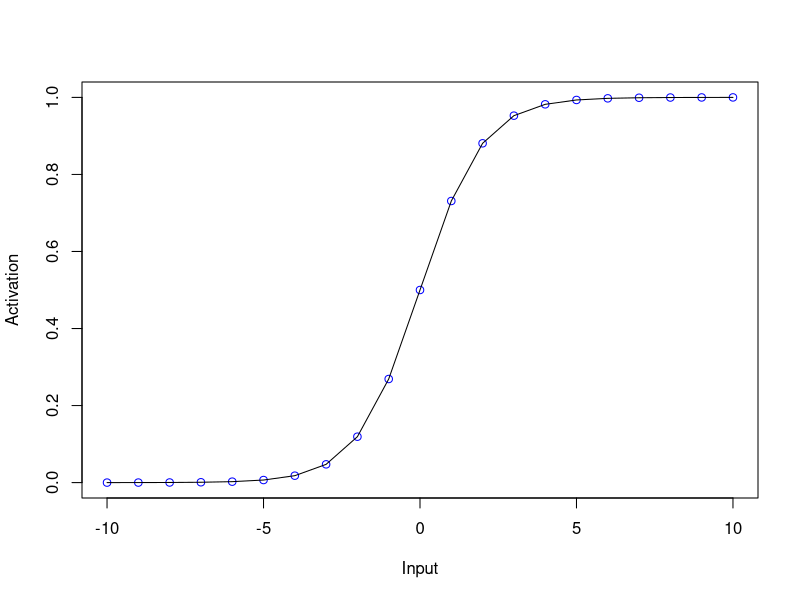

This chart was generated by the following R code: (Note: this script raises an error after producing the figure.)
#source('load-mnist-data.R') # run this once, and then comment out to save processing time.

n.inputs <- 784 # The input images are 28x28, for a total of 784 pixels
n.hidden <- 30 # Number of hidden layer nodes. You can adjust this parameter once you get the network working.
n.output <- 10 # Number of output nodes. Needs to be 10. This is coarse coding the category--each node corresponds to a digit (0-9).
learning.rate <- 0.2 # Learning rate parameter for backprop. You can adjust this.

# The full data set has 60,000 training examples and 10,000 test examples. Running the network on all of these
# can take several minutes at a minimum. To speed up development and testing, we'll randomly sample a subset
# of the training and testing examples for each epoch. We'll draw the sample from the full set of examples for 
# each epoch to avoid overfitting the network to a particular set of training examples.

epoch.train.size <- 100 # randomly sample this many training examples (max = 60,000)
epoch.test.size <- 50 # randomly sample this many test examples (max=10,000)

# This is the sigmoid activation function.
sigmoid.activation <- function(x){
  return(1 / (1+exp(-x)))
}

# Add some code to visualize the sigmoid activation function from x=-10 to x=10.
plot(-10:10, sigmoid.activation(-10:10), col="blue", xlab="Input", ylab="Activation")
lines(-10:10, sigmoid.activation(-10:10), type='l')


# Initializing the matrices to hold the connection weights.
# We'll create one matrix for the weights from the input to hidden layer, and another for the weights from the 
# hidden to output layer. (You could write more effecient code by merging these into the same variable, but
# this approach makes it a little bit easier to understand what is happening in the code).
# The weights are initialized to random numbers drawn from a normal distribution with mean=0 & sd=0.1.
input.to.hidden.weights  <- matrix(rnorm(n.inputs*n.hidden,mean=0,sd=0.1), nrow=n.inputs, ncol=n.hidden)
hidden.to.output.weights <- matrix(rnorm(n.hidden*n.output,mean=0,sd=0.1), nrow=n.hidden, ncol=n.output)

# Write the forward pass function for the network.
# The input parameter will be a vector that is n.inputs long.
# You should first calculate the activation of the hidden layer, and then calculate the activation
# of the output layer. We're going to need both sets of activations in the backprop method, so I've
# written the return() statement to return both hidden.layer and output.layer activations. Your
# job is to create the hidden.layer and output.layer variables in the appropriate way.
# Don't forget to use the sigmoid.activation function created above.
forward.pass <- function(input, input.to.hidden.weights, hidden.to.output.weights){
  hidden.layer.activation <- vector("numeric", length = n.hidden)
  for (j in 1:ncol(input.to.hidden.weights)){ # for j in 1:n.hidden
    hidden.layer.activation[j] = sigmoid.activation(sum(input.to.hidden.weights[,j]*input))
  }
  
  output.layer.activation <- vector("numeric", length = n.output)
  for (j in 1:ncol(hidden.to.output.weights)){ # for j in 1:n.output
    output.layer.activation[j] = sigmoid.activation(sum(hidden.to.output.weights[,j]*hidden.layer.activation))
  }
  return(list(hidden=hidden.layer.activation, output=output.layer.activation))
}

test1 = forward.pass(trainData[1,], input.to.hidden.weights, hidden.to.output.weights)

# Now we can write the backward pass, or the backprop function.
# The input will be a vector that is n.inputs long
# The output will be a vector that is n.output long
# Backprop is very similar to the delta rule, with a few modifications. In fact, the delta rule is 
# a special case of backprop. As a reminder, this is the Delta rule:
# change.in.weight.from.i.to.j = learning.rate * error.in.j * activation.of.i
# One piece of the delta rule that is commonly left out, and we did this in our example in class, is the 
# derivative of the activation function of node j. We left this out because we used the activation
# function output = x, so the derivative is 1 (The derivative describes the rate of change of output as 
# x changes. When output = x, a change of 1 in x will cause a corresponding change of 1 in output).
# However, now we are using the sigmoid activation function, so we need to include this derivative term again.
# The full delta rule is therefore:
# change.in.weight.from.i.to.j = learning.rate * error.in.j * derivative.of.activation.funtion.for.j.at.current.activation.level * activation.of.i
# This equation will describe all of the weight updates that we do in backprop. The only missing piece is how to get the error
# terms for the hidden layer units. We know the error for the output, but need to back-propogate this error to the hidden layer.
# I'll describe how this works below.

backprop(input, target, input.to.hidden.weights, hidden.to.output.weights)

backprop <- function(input, target, input.to.hidden.weights, hidden.to.output.weights){
  
  # Step 1. Because we are going to modify the weights in stages, we need to create
  # copies of the weights so that we don't overwrite the original weights before we are
  # done with them. Really, all we need are matrices of the right size to hold the delta
  # (change in) weights, but we can get a matrix of the right size by copying the weight
  # matrices. We'll overwrite all the values before we are done.
  delta.hidden.to.output.weights <- hidden.to.output.weights
  delta.input.to.hidden.weights <- input.to.hidden.weights
  
  # Step 2. Calculate the forward pass on the network. This gets us the activity of the
  # hidden and output layers for a particular set of inputs.
  activations <- forward.pass(input, input.to.hidden.weights, hidden.to.output.weights)
  output.activation <- activations$output
  hidden.activation <- activations$hidden
  
  # Step 3. Find the error on the output units. Just subtract the actual output from the desired output.
  output.error <- target - output.activation
  
  # Step 4. We need to multiply the error for a node (an element in the output.error vector)
  # by the derivative of the activation function for the node. The activation function is the
  # sigmoid function: z = 1 / (1 + exp(-x)). The derivative of this function is z * (1 - z).
  # Calculate a "weighted" error in two steps:
  # 1) Find the derivative (slope) for each output node at the level of activation of that node.
  # 2) Multiple this by the node's error to get the weighted error.
  output.slope <- sapply(output.error, function(x){return(x * (1-x))})
  output.weighted.error <- output.slope*output.error
  
  # Step 5. Find the change in the hidden to output weights by applying the delta rule, using the
  # weighted error instead of the error.
  for(o in 1:n.output){
    delta.hidden.to.output.weights[,o] <- learning.rate * output.weighted.error[o] * hidden.activation[o]
  }
  
  # Step 6. Now we need to "backpropogate" the error from the output nodes to the hidden nodes,
  # so that we can apply the delta rule to the hidden nodes. How much error should we assign to
  # each hidden node? It turns out that the right way to do this is to multiply the error by the
  # connection weight for each node. Each weight will have some error associated with it, and then
  # we sum up all the errors for each hidden node. This makes some intuitive sense. If a hidden node
  # is strongly connected to an output node, then it contributed a lot to the error of that node. If
  # a hidden node has almost no connection (weight near 0), then it contributed very little to the
  # error of the node.
  hidden.error <- 0
  for (j in 1:n.hidden){ # for j in 1:n.hidden
    hidden.error[j] = sum(output.error*hidden.to.output.weights[j,])
  }

  
  # Step 7. Just like the output layer, we need to calculate the weighted error for the hidden nodes.
  hidden.slope <- sapply(hidden.error, function(x){return(x * (1-x))})
  hidden.weighted.error <- hidden.slope*hidden.error
  
  # Step 8. Apply the delta rule using the weighted errors.
  for(h in 1:n.hidden){
    delta.input.to.hidden.weights[,h] <- learning.rate * hidden.weighted.error[h] * input[h]
  }

  
  # Step 9. Change the actual weights by the delta amount.
  return(list(
    hidden.to.output.weights=hidden.to.output.weights + delta.hidden.to.output.weights,
    input.to.hidden.weights=input.to.hidden.weights + delta.input.to.hidden.weights
  ))
  
}

# This function takes an input vector and calculates the error of the output
# We can use this to track the progress of the network over time.
test.pattern <- function(input, target, input.to.hidden.weights, hidden.to.output.weights){
  activation <- forward.pass(input, input.to.hidden.weights, hidden.to.output.weights)
  rmse <- sqrt(mean((target-activation$output)^2))
  return(rmse)
}

# Write a function that returns TRUE if the node with the largest activation on the output layer
# is the same as the single node in the target vector that is equal to 1. Otherwise, it returns
# FALSE. This function represents the best guess of the network. We will use it to interpret the
# output of the network as an identification of the digit.
classification.correct <- function(input, target, input.to.hidden.weights, hidden.to.output.weights){
  result = FALSE
  activations <- forward.pass(input, input.to.hidden.weights, hidden.to.output.weights)
  output.activation <- activations$output
  if(which(max(output.activation)== output.activation) == which(target == 1)){
    result = TRUE
  }
  return(result)
}

# This function runs a single epoch, based on the epoch.train.size and epoch.test.size parameters
# at the top of this file.
epoch <- function(input.to.hidden.weights, hidden.to.output.weights){
  for(t in sample(60000, epoch.train.size)){
    weights <- backprop(trainData[t,], trainLabels[t,], input.to.hidden.weights, hidden.to.output.weights)
    input.to.hidden.weights <- weights$input.to.hidden.weights
    hidden.to.output.weights <- weights$hidden.to.output.weights
  }
  error <- 0
  classification.acc <- 0
  for(t in sample(10000, epoch.test.size)){
    error <- error + test.pattern(testData[t,], testLabels[t,], input.to.hidden.weights, hidden.to.output.weights)
    classification.acc <- classification.acc + classification.correct(testData[t,], testLabels[t,], input.to.hidden.weights, hidden.to.output.weights)
  }
  classification.acc <- classification.acc / epoch.test.size
  return(list(error=error, classification.accuracy=classification.acc, input.to.hidden.weights=input.to.hidden.weights, hidden.to.output.weights=hidden.to.output.weights))
}

# Run a batch of epochs
batch <- function(epochs, input.to.hidden.weights, hidden.to.output.weights){
  errors <- numeric(epochs)
  classifications <- numeric(epochs)
  pb <- txtProgressBar(min=0, max=epochs, style=3) 
  for(i in 1:epochs){
    result <- epoch(input.to.hidden.weights, hidden.to.output.weights)
    errors[i] <- result$error
    classifications[i] <- result$classification.accuracy
    input.to.hidden.weights <- result$input.to.hidden.weights
    hidden.to.output.weights <- result$hidden.to.output.weights
    setTxtProgressBar(pb, i)
  }
  return(data.frame(epoch=1:epochs, error=errors, accuracy=classifications))
}

# Uncomment these lines when you are ready to test the code.
result <- batch(300, input.to.hidden.weights, hidden.to.output.weights)  # 300 epochs should be enough to reach >80% accuracy.
plot(result$accuracy) # plot the accuracy of the network over training (should increase).
plot(result$error) # plot the error at the output layer over time (should decrease).
